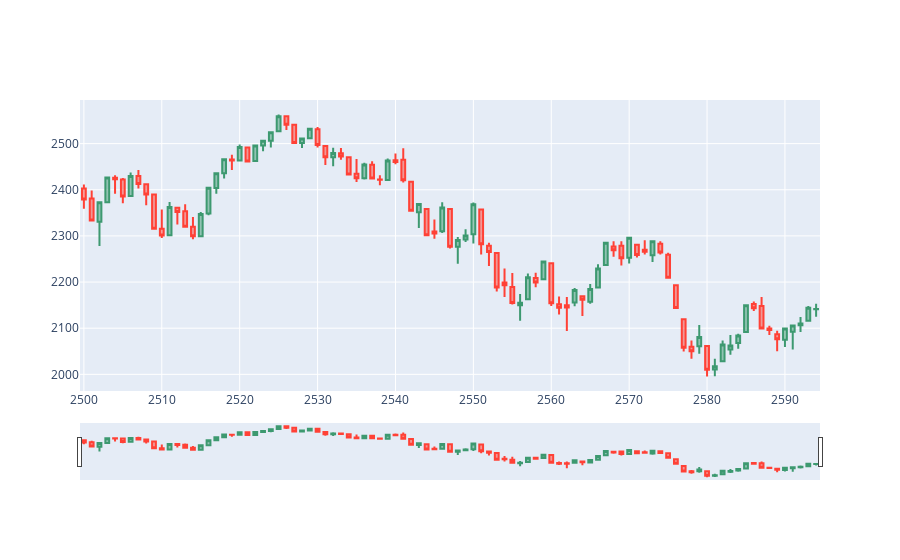

The notebook cell this image was saved under:
### Code cell
dfpl = data[2500:]
fig = go.Figure(data=[go.Candlestick(x=dfpl.index,
                open=dfpl['Open'],
                high=dfpl['High'],
                low=dfpl['Low'],
                close=dfpl['Close'])])

fig.show()
